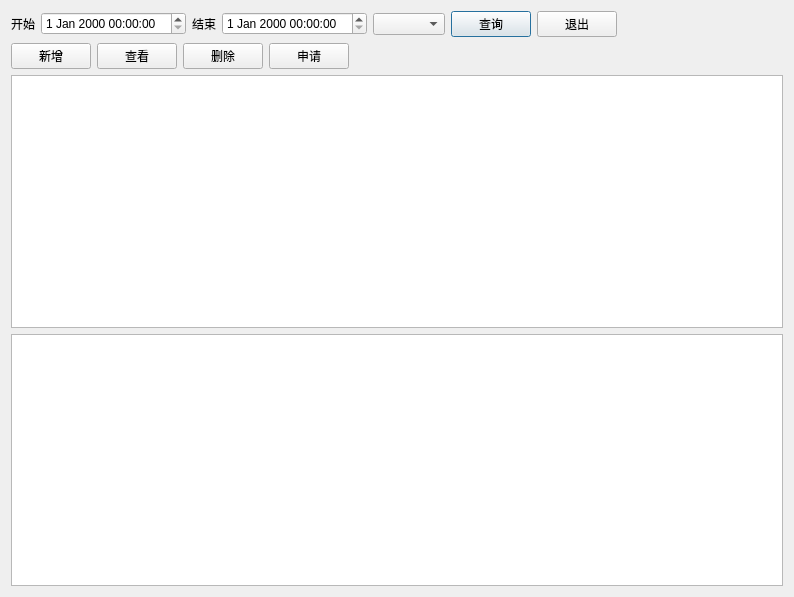
<?xml version="1.0" encoding="UTF-8"?>
<ui version="4.0">
 <class>material_purchase_apply</class>
 <widget class="QDialog" name="material_purchase_apply">
  <property name="geometry">
   <rect>
    <x>0</x>
    <y>0</y>
    <width>794</width>
    <height>597</height>
   </rect>
  </property>
  <property name="windowTitle">
   <string>Dialog</string>
  </property>
  <layout class="QVBoxLayout" name="verticalLayout">
   <item>
    <layout class="QHBoxLayout" name="horizontalLayout_3">
     <item>
      <widget class="QLabel" name="label">
       <property name="text">
        <string>开始</string>
       </property>
      </widget>
     </item>
     <item>
      <widget class="lds_datetimeEdit" name="dateTimeEdit_from"/>
     </item>
     <item>
      <widget class="QLabel" name="label_2">
       <property name="text">
        <string>结束</string>
       </property>
      </widget>
     </item>
     <item>
      <widget class="lds_datetimeEdit" name="dateTimeEdit_to"/>
     </item>
     <item>
      <widget class="lds_ComboBox" name="comboBox_CH_STATE"/>
     </item>
     <item>
      <widget class="lds_toolbar_button" name="pushButton_select">
       <property name="text">
        <string>查询</string>
       </property>
       <property name="outer_stylesheet" stdset="0">
        <string>pushbutton</string>
       </property>
      </widget>
     </item>
     <item>
      <widget class="lds_toolbar_button" name="pushButton_exit">
       <property name="text">
        <string>退出</string>
       </property>
       <property name="outer_stylesheet" stdset="0">
        <string>pushbutton</string>
       </property>
      </widget>
     </item>
     <item>
      <spacer name="horizontalSpacer">
       <property name="orientation">
        <enum>Qt::Horizontal</enum>
       </property>
       <property name="sizeHint" stdset="0">
        <size>
         <width>40</width>
         <height>20</height>
        </size>
       </property>
      </spacer>
     </item>
    </layout>
   </item>
   <item>
    <layout class="QHBoxLayout" name="horizontalLayout">
     <item>
      <widget class="lds_toolbar_button" name="pushButton_new">
       <property name="focusPolicy">
        <enum>Qt::NoFocus</enum>
       </property>
       <property name="text">
        <string>新增</string>
       </property>
       <property name="outer_stylesheet" stdset="0">
        <string>pushbutton</string>
       </property>
      </widget>
     </item>
     <item>
      <widget class="lds_toolbar_button" name="pushButton_change">
       <property name="focusPolicy">
        <enum>Qt::NoFocus</enum>
       </property>
       <property name="text">
        <string>查看</string>
       </property>
       <property name="outer_stylesheet" stdset="0">
        <string>pushbutton</string>
       </property>
      </widget>
     </item>
     <item>
      <widget class="lds_toolbar_button" name="pushButton_del">
       <property name="focusPolicy">
        <enum>Qt::NoFocus</enum>
       </property>
       <property name="text">
        <string>删除</string>
       </property>
       <property name="outer_stylesheet" stdset="0">
        <string>pushbutton</string>
       </property>
      </widget>
     </item>
     <item>
      <widget class="lds_toolbar_button" name="pushButton_audit">
       <property name="focusPolicy">
        <enum>Qt::NoFocus</enum>
       </property>
       <property name="text">
        <string>申请</string>
       </property>
       <property name="outer_stylesheet" stdset="0">
        <string>pushbutton_blue</string>
       </property>
      </widget>
     </item>
     <item>
      <spacer name="horizontalSpacer_2">
       <property name="orientation">
        <enum>Qt::Horizontal</enum>
       </property>
       <property name="sizeHint" stdset="0">
        <size>
         <width>40</width>
         <height>20</height>
        </size>
       </property>
      </spacer>
     </item>
    </layout>
   </item>
   <item>
    <widget class="lds_tableView" name="tableView_master"/>
   </item>
   <item>
    <widget class="lds_tableView" name="tableView_detail"/>
   </item>
  </layout>
 </widget>
 <customwidgets>
  <customwidget>
   <class>lds_toolbar_button</class>
   <extends>QPushButton</extends>
   <header>lds_toolbar_button.h</header>
  </customwidget>
  <customwidget>
   <class>lds_ComboBox</class>
   <extends>QComboBox</extends>
   <header>lds_combobox.h</header>
  </customwidget>
  <customwidget>
   <class>lds_tableView</class>
   <extends>QTableView</extends>
   <header>lds_tableview.h</header>
  </customwidget>
  <customwidget>
   <class>lds_datetimeEdit</class>
   <extends>QDateTimeEdit</extends>
   <header>lds_datetimeedit.h</header>
  </customwidget>
 </customwidgets>
 <resources/>
 <connections/>
</ui>
